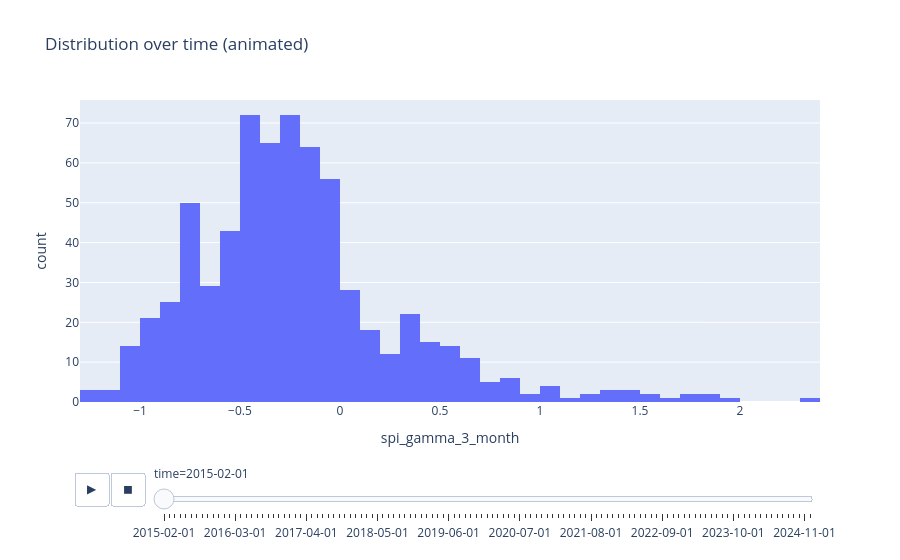

The notebook cell saved with this chart:
### Markdown cell above
## 1-2. Can we find the drought using SPI data?

### Code cell
fig = px.histogram(
    df,
    x="spi_gamma_3_month",
    animation_frame="time",
    nbins=40,
    title="Distribution over time (animated)"
)
fig.show()

### Figure 1 — Plotly figure (JSON) as saved in the notebook; plotly's stock layout.template omitted (floating-point values rounded to 4 significant figures; data arrays with more than 128 entries replaced by an {"elided": "..."} marker saying what was removed)
{"data": [{"bingroup": "x", "hovertemplate": "time=2015-02-01<br>spi_gamma_3_month=%{x}<br>count=%{y}<extra></extra>", "legendgroup": "", "marker": {"color": "#636efa", "pattern": {"shape": ""}}, "name": "", "nbinsx": 40, "orientation": "v", "showlegend": false, "type": "histogram", "x": {"elided": "672 float values"}, "xaxis": "x", "yaxis": "y"}], "layout": {"barmode": "relative", "legend": {"tracegroupgap": 0}, "sliders": [{"active": 0, "currentvalue": {"prefix": "time="}, "len": 0.9, "pad": {"b": 10, "t": 60}, "steps": [{"args": [["2015-02-01"], {"frame": {"duration": 0, "redraw": true}, "fromcurrent": true, "mode": "immediate", "transition": {"duration": 0, "easing": "linear"}}], "label": "2015-02-01", "method": "animate"}, {"args": [["2015-03-01"], {"frame": {"duration": 0, "redraw": true}, "fromcurrent": true, "mode": "immediate", "transition": {"duration": 0, "easing": "linear"}}], "label": "2015-03-01", "method": "animate"}, {"args": [["2015-04-01"], {"frame": {"duration": 0, "redraw": true}, "fromcurrent": true, "mode": "immediate", "transition": {"duration": 0, "easing": "linear"}}], "label": "2015-04-01", "method": "animate"}, {"args": [["2015-05-01"], {"frame": {"duration": 0, "redraw": true}, "fromcurrent": true, "mode": "immediate", "transition": {"duration": 0, "easing": "linear"}}], "label": "2015-05-01", "method": "animate"}, {"args": [["2015-06-01"], {"frame": {"duration": 0, "redraw": true}, "fromcurrent": true, "mode": "immediate", "transition": {"duration": 0, "easing": "linear"}}], "label": "2015-06-01", "method": "animate"}, {"args": [["2015-07-01"], {"frame": {"duration": 0, "redraw": true}, "fromcurrent": true, "mode": "immediate", "transition": {"duration": 0, "easing": "linear"}}], "label": "2015-07-01", "method": "animate"}, {"args": [["2015-08-01"], {"frame": {"duration": 0, "redraw": true}, "fromcurrent": true, "mode": "immediate", "transition": {"duration": 0, "easing": "linear"}}], "label": "2015-08-01", "method": "animate"}, {"args": [["2015-09-01"], {"frame": {"duration": 0, "redraw": true}, "fromcurrent": true, "mode": "immediate", "transition": {"duration": 0, "easing": "linear"}}], "label": "2015-09-01", "method": "animate"}, {"args": [["2015-10-01"], {"frame": {"duration": 0, "redraw": true}, "fromcurrent": true, "mode": "immediate", "transition": {"duration": 0, "easing": "linear"}}], "label": "2015-10-01", "method": "animate"}, {"args": [["2015-11-01"], {"frame": {"duration": 0, "redraw": true}, "fromcurrent": true, "mode": "immediate", "transition": {"duration": 0, "easing": "linear"}}], "label": "2015-11-01", "method": "animate"}, {"args": [["2015-12-01"], {"frame": {"duration": 0, "redraw": true}, "fromcurrent": true, "mode": "immediate", "transition": {"duration": 0, "easing": "linear"}}], "label": "2015-12-01", "method": "animate"}, {"args": [["2016-01-01"], {"frame": {"duration": 0, "redraw": true}, "fromcurrent": true, "mode": "immediate", "transition": {"duration": 0, "easing": "linear"}}], "label": "2016-01-01", "method": "animate"}, {"args": [["2016-02-01"], {"frame": {"duration": 0, "redraw": true}, "fromcurrent": true, "mode": "immediate", "transition": {"duration": 0, "easing": "linear"}}], "label": "2016-02-01", "method": "animate"}, {"args": [["2016-03-01"], {"frame": {"duration": 0, "redraw": true}, "fromcurrent": true, "mode": "immediate", "transition": {"duration": 0, "easing": "linear"}}], "label": "2016-03-01", "method": "animate"}, {"args": [["2016-04-01"], {"frame": {"duration": 0, "redraw": true}, "fromcurrent": true, "mode": "immediate", "transition": {"duration": 0, "easing": "linear"}}], "label": "2016-04-01", "method": "animate"}, {"args": [["2016-05-01"], {"frame": {"duration": 0, "redraw": true}, "fromcurrent": true, "mode": "immediate", "transition": {"duration": 0, "easing": "linear"}}], "label": "2016-05-01", "method": "animate"}, {"args": [["2016-06-01"], {"frame": {"duration": 0, "redraw": true}, "fromcurrent": true, "mode": "immediate", "transition": {"duration": 0, "easing": "linear"}}], "label": "2016-06-01", "method": "animate"}, {"args": [["2016-07-01"], {"frame": {"duration": 0, "redraw": true}, "fromcurrent": true, "mode": "immediate", "transition": {"duration": 0, "easing": "linear"}}], "label": "2016-07-01", "method": "animate"}, {"args": [["2016-08-01"], {"frame": {"duration": 0, "redraw": true}, "fromcurrent": true, "mode": "immediate", "transition": {"duration": 0, "easing": "linear"}}], "label": "2016-08-01", "method": "animate"}, {"args": [["2016-09-01"], {"frame": {"duration": 0, "redraw": true}, "fromcurrent": true, "mode": "immediate", "transition": {"duration": 0, "easing": "linear"}}], "label": "2016-09-01", "method": "animate"}, {"args": [["2016-10-01"], {"frame": {"duration": 0, "redraw": true}, "fromcurrent": true, "mode": "immediate", "transition": {"duration": 0, "easing": "linear"}}], "label": "2016-10-01", "method": "animate"}, {"args": [["2016-11-01"], {"frame": {"duration": 0, "redraw": true}, "fromcurrent": true, "mode": "immediate", "transition": {"duration": 0, "easing": "linear"}}], "label": "2016-11-01", "method": "animate"}, {"args": [["2016-12-01"], {"frame": {"duration": 0, "redraw": true}, "fromcurrent": true, "mode": "immediate", "transition": {"duration": 0, "easing": "linear"}}], "label": "2016-12-01", "method": "animate"}, {"args": [["2017-01-01"], {"frame": {"duration": 0, "redraw": true}, "fromcurrent": true, "mode": "immediate", "transition": {"duration": 0, "easing": "linear"}}], "label": "2017-01-01", "method": "animate"}, {"args": [["2017-02-01"], {"frame": {"duration": 0, "redraw": true}, "fromcurrent": true, "mode": "immediate", "transition": {"duration": 0, "easing": "linear"}}], "label": "2017-02-01", "method": "animate"}, {"args": [["2017-03-01"], {"frame": {"duration": 0, "redraw": true}, "fromcurrent": true, "mode": "immediate", "transition": {"duration": 0, "easing": "linear"}}], "label": "2017-03-01", "method": "animate"}, {"args": [["2017-04-01"], {"frame": {"duration": 0, "redraw": true}, "fromcurrent": true, "mode": "immediate", "transition": {"duration": 0, "easing": "linear"}}], "label": "2017-04-01", "method": "animate"}, {"args": [["2017-05-01"], {"frame": {"duration": 0, "redraw": true}, "fromcurrent": true, "mode": "immediate", "transition": {"duration": 0, "easing": "linear"}}], "label": "2017-05-01", "method": "animate"}, {"args": [["2017-06-01"], {"frame": {"duration": 0, "redraw": true}, "fromcurrent": true, "mode": "immediate", "transition": {"duration": 0, "easing": "linear"}}], "label": "2017-06-01", "method": "animate"}, {"args": [["2017-07-01"], {"frame": {"duration": 0, "redraw": true}, "fromcurrent": true, "mode": "immediate", "transition": {"duration": 0, "easing": "linear"}}], "label": "2017-07-01", "method": "animate"}, {"args": [["2017-08-01"], {"frame": {"duration": 0, "redraw": true}, "fromcurrent": true, "mode": "immediate", "transition": {"duration": 0, "easing": "linear"}}], "label": "2017-08-01", "method": "animate"}, {"args": [["2017-09-01"], {"frame": {"duration": 0, "redraw": true}, "fromcurrent": true, "mode": "immediate", "transition": {"duration": 0, "easing": "linear"}}], "label": "2017-09-01", "method": "animate"}, {"args": [["2017-10-01"], {"frame": {"duration": 0, "redraw": true}, "fromcurrent": true, "mode": "immediate", "transition": {"duration": 0, "easing": "linear"}}], "label": "2017-10-01", "method": "animate"}, {"args": [["2017-11-01"], {"frame": {"duration": 0, "redraw": true}, "fromcurrent": true, "mode": "immediate", "transition": {"duration": 0, "easing": "linear"}}], "label": "2017-11-01", "method": "animate"}, {"args": [["2017-12-01"], {"frame": {"duration": 0, "redraw": true}, "fromcurrent": true, "mode": "immediate", "transition": {"duration": 0, "easing": "linear"}}], "label": "2017-12-01", "method": "animate"}, {"args": [["2018-01-01"], {"frame": {"duration": 0, "redraw": true}, "fromcurrent": true, "mode": "immediate", "transition": {"duration": 0, "easing": "linear"}}], "label": "2018-01-01", "method": "animate"}, {"args": [["2018-02-01"], {"frame": {"duration": 0, "redraw": true}, "fromcurrent": true, "mode": "immediate", "transition": {"duration": 0, "easing": "linear"}}], "label": "2018-02-01", "method": "animate"}, {"args": [["2018-03-01"], {"frame": {"duration": 0, "redraw": true}, "fromcurrent": true, "mode": "immediate", "transition": {"duration": 0, "easing": "linear"}}], "label": "2018-03-01", "method": "animate"}, {"args": [["2018-04-01"], {"frame": {"duration": 0, "redraw": true}, "fromcurrent": true, "mode": "immediate", "transition": {"duration": 0, "easing": "linear"}}], "label": "2018-04-01", "method": "animate"}, {"args": [["2018-05-01"], {"frame": {"duration": 0, "redraw": true}, "fromcurrent": true, "mode": "immediate", "transition": {"duration": 0, "easing": "linear"}}], "label": "2018-05-01", "method": "animate"}, {"args": [["2018-06-01"], {"frame": {"duration": 0, "redraw": true}, "fromcurrent": true, "mode": "immediate", "transition": {"duration": 0, "easing": "linear"}}], "label": "2018-06-01", "method": "animate"}, {"args": [["2018-07-01"], {"frame": {"duration": 0, "redraw": true}, "fromcurrent": true, "mode": "immediate", "transition": {"duration": 0, "easing": "linear"}}], "label": "2018-07-01", "method": "animate"}, {"args": [["2018-08-01"], {"frame": {"duration": 0, "redraw": true}, "fromcurrent": true, "mode": "immediate", "transition": {"duration": 0, "easing": "linear"}}], "label": "2018-08-01", "method": "animate"}, {"args": [["2018-09-01"], {"frame": {"duration": 0, "redraw": true}, "fromcurrent": true, "mode": "immediate", "transition": {"duration": 0, "easing": "linear"}}], "label": "2018-09-01", "method": "animate"}, {"args": [["2018-10-01"], {"frame": {"duration": 0, "redraw": true}, "fromcurrent": true, "mode": "immediate", "transition": {"duration": 0, "easing": "linear"}}], "label": "2018-10-01", "method": "animate"}, {"args": [["2018-11-01"], {"frame": {"duration": 0, "redraw": true}, "fromcurrent": true, "mode": "immediate", "transition": {"duration": 0, "easing": "linear"}}], "label": "2018-11-01", "method": "animate"}, {"args": [["2018-12-01"], {"frame": {"duration": 0, "redraw": true}, "fromcurrent": true, "mode": "immediate", "transition": {"duration": 0, "easing": "linear"}}], "label": "2018-12-01", "method": "animate"}, {"args": [["2019-01-01"], {"frame": {"duration": 0, "redraw": true}, "fromcurrent": true, "mode": "immediate", "transition": {"duration": 0, "easing": "linear"}}], "label": "2019-01-01", "method": "animate"}, {"args": [["2019-02-01"], {"frame": {"duration": 0, "redraw": true}, "fromcurrent": true, "mode": "immediate", "transition": {"duration": 0, "easing": "linear"}}], "label": "2019-02-01", "method": "animate"}, {"args": [["2019-03-01"], {"frame": {"duration": 0, "redraw": true}, "fromcurrent": true, "mode": "immediate", "transition": {"duration": 0, "easing": "linear"}}], "label": "2019-03-01", "method": "animate"}, {"args": [["2019-04-01"], {"frame": {"duration": 0, "redraw": true}, "fromcurrent": true, "mode": "immediate", "transition": {"duration": 0, "easing": "linear"}}], "label": "2019-04-01", "method": "animate"}, {"args": [["2019-05-01"], {"frame": {"duration": 0, "redraw": true}, "fromcurrent": true, "mode": "immediate", "transition": {"duration": 0, "easing": "linear"}}], "label": "2019-05-01", "method": "animate"}, {"args": [["2019-06-01"], {"frame": {"duration": 0, "redraw": true}, "fromcurrent": true, "mode": "immediate", "transition": {"duration": 0, "easing": "linear"}}], "label": "2019-06-01", "method": "animate"}, {"args": [["2019-07-01"], {"frame": {"duration": 0, "redraw": true}, "fromcurrent": true, "mode": "immediate", "transition": {"duration": 0, "easing": "linear"}}], "label": "2019-07-01", "method": "animate"}, {"args": [["2019-08-01"], {"frame": {"duration": 0, "redraw": true}, "fromcurrent": true, "mode": "immediate", "transition": {"duration": 0, "easing": "linear"}}], "label": "2019-08-01", "method": "animate"}, {"args": [["2019-09-01"], {"frame": {"duration": 0, "redraw": true}, "fromcurrent": true, "mode": "immediate", "transition": {"duration": 0, "easing": "linear"}}], "label": "2019-09-01", "method": "animate"}, {"args": [["2019-10-01"], {"frame": {"duration": 0, "redraw": true}, "fromcurrent": true, "mode": "immediate", "transition": {"duration": 0, "easing": "linear"}}], "label": "2019-10-01", "method": "animate"}, {"args": [["2019-11-01"], {"frame": {"duration": 0, "redraw": true}, "fromcurrent": true, "mode": "immediate", "transition": {"duration": 0, "easing": "linear"}}], "label": "2019-11-01", "method": "animate"}, {"args": [["2019-12-01"], {"frame": {"duration": 0, "redraw": true}, "fromcurrent": true, "mode": "immediate", "transition": {"duration": 0, "easing": "linear"}}], "label": "2019-12-01", "method": "animate"}, {"args": [["2020-01-01"], {"frame": {"duration": 0, "redraw": true}, "fromcurrent": true, "mode": "immediate", "transition": {"duration": 0, "easing": "linear"}}], "label": "2020-01-01", "method": "animate"}, {"args": [["2020-02-01"], {"frame": {"duration": 0, "redraw": true}, "fromcurrent": true, "mode": "immediate", "transition": {"duration": 0, "easing": "linear"}}], "label": "2020-02-01", "method": "animate"}, {"args": [["2020-03-01"], {"frame": {"duration": 0, "redraw": true}, "fromcurrent": true, "mode": "immediate", "transition": {"duration": 0, "easing": "linear"}}], "label": "2020-03-01", "method": "animate"}, {"args": [["2020-04-01"], {"frame": {"duration": 0, "redraw": true}, "fromcurrent": true, "mode": "immediate", "transition": {"duration": 0, "easing": "linear"}}], "label": "2020-04-01", "method": "animate"}, {"args": [["2020-05-01"], {"frame": {"duration": 0, "redraw": true}, "fromcurrent": true, "mode": "immediate", "transition": {"duration": 0, "easing": "linear"}}], "label": "2020-05-01", "method": "animate"}, {"args": [["2020-06-01"], {"frame": {"duration": 0, "redraw": true}, "fromcurrent": true, "mode": "immediate", "transition": {"duration": 0, "easing": "linear"}}], "label": "2020-06-01", "method": "animate"}, {"args": [["2020-07-01"], {"frame": {"duration": 0, "redraw": true}, "fromcurrent": true, "mode": "immediate", "transition": {"duration": 0, "easing": "linear"}}], "label": "2020-07-01", "method": "animate"}, {"args": [["2020-08-01"], {"frame": {"duration": 0, "redraw": true}, "fromcurrent": true, "mode": "immediate", "transition": {"duration": 0, "easing": "linear"}}], "label": "2020-08-01", "method": "animate"}, {"args": [["2020-09-01"], {"frame": {"duration": 0, "redraw": true}, "fromcurrent": true, "mode": "immediate", "transition": {"duration": 0, "easing": "linear"}}], "label": "2020-09-01", "method": "animate"}, {"args": [["2020-10-01"], {"frame": {"duration": 0, "redraw": true}, "fromcurrent": true, "mode": "immediate", "transition": {"duration": 0, "easing": "linear"}}], "label": "2020-10-01", "method": "animate"}, {"args": [["2020-11-01"], {"frame": {"duration": 0, "redraw": true}, "fromcurrent": true, "mode": "immediate", "transition": {"duration": 0, "easing": "linear"}}], "label": "2020-11-01", "method": "animate"}, {"args": [["2020-12-01"], {"frame": {"duration": 0, "redraw": true}, "fromcurrent": true, "mode": "immediate", "transition": {"duration": 0, "easing": "linear"}}], "label": "2020-12-01", "method": "animate"}, {"args": [["2021-01-01"], {"frame": {"duration": 0, "redraw": true}, "fromcurrent": true, "mode": "immediate", "transition": {"duration": 0, "easing": "linear"}}], "label": "2021-01-01", "method": "animate"}, {"args": [["2021-02-01"], {"frame": {"duration": 0, "redraw": true}, "fromcurrent": true, "mode": "immediate", "transition": {"duration": 0, "easing": "linear"}}], "label": "2021-02-01", "method": "animate"}, {"args": [["2021-03-01"], {"frame": {"duration": 0, "redraw": true}, "fromcurrent": true, "mode": "immediate", "transition": {"duration": 0, "easing": "linear"}}], "label": "2021-03-01", "method": "animate"}, {"args": [["2021-04-01"], {"frame": {"duration": 0, "redraw": true}, "fromcurrent": true, "mode": "immediate", "transition": {"duration": 0, "easing": "linear"}}], "label": "2021-04-01", "method": "animate"}, {"args": [["2021-05-01"], {"frame": {"duration": 0, "redraw": true}, "fromcurrent": true, "mode": "immediate", "transition": {"duration": 0, "easing": "linear"}}], "label": "2021-05-01", "method": "animate"}, {"args": [["2021-06-01"], {"frame": {"duration": 0, "redraw": true}, "fromcurrent": true, "mode": "immediate", "transition": {"duration": 0, "easing": "linear"}}], "label": "2021-06-01", "method": "animate"}, {"args": [["2021-07-01"], {"frame": {"duration": 0, "redraw": true}, "fromcurrent": true, "mode": "immediate", "transition": {"duration": 0, "easing": "linear"}}], "label": "2021-07-01", "method": "animate"}, {"args": [["2021-08-01"], {"frame": {"duration": 0, "redraw": true}, "fromcurrent": true, "mode": "immediate", "transition": {"duration": 0, "easing": "linear"}}], "label": "2021-08-01", "method": "animate"}, {"args": [["2021-09-01"], {"frame": {"duration": 0, "redraw": true}, "fromcurrent": true, "mode": "immediate", "transition": {"duration": 0, "easing": "linear"}}], "label": "2021-09-01", "method": "animate"}, {"args": [["2021-10-01"], {"frame": {"duration": 0, "redraw": true}, "fromcurrent": true, "mode": "immediate", "transition": {"duration": 0, "easing": "linear"}}], "label": "2021-10-01", "method": "animate"}, {"args": [["2021-11-01"], {"frame": {"duration": 0, "redraw": true}, "fromcurrent": true, "mode": "immediate", "transition": {"duration": 0, "easing": "linear"}}], "label": "2021-11-01", "method": "animate"}, {"args": [["2021-12-01"], {"frame": {"duration": 0, "redraw": true}, "fromcurrent": true, "mode": "immediate", "transition": {"duration": 0, "easing": "linear"}}], "label": "2021-12-01", "method": "animate"}, {"args": [["2022-01-01"], {"frame": {"duration": 0, "redraw": true}, "fromcurrent": true, "mode": "immediate", "transition": {"duration": 0, "easing": "linear"}}], "label": "2022-01-01", "method": "animate"}, {"args": [["2022-02-01"], {"frame": {"duration": 0, "redraw": true}, "fromcurrent": true, "mode": "immediate", "transition": {"duration": 0, "easing": "linear"}}], "label": "2022-02-01", "method": "animate"}, {"args": [["2022-03-01"], {"frame": {"duration": 0, "redraw": true}, "fromcurrent": true, "mode": "immediate", "transition": {"duration": 0, "easing": "linear"}}], "label": "2022-03-01", "method": "animate"}, {"args": [["2022-04-01"], {"frame": {"duration": 0, "redraw": true}, "fromcurrent": true, "mode": "immediate", "transition": {"duration": 0, "easing": "linear"}}], "label": "2022-04-01", "method": "animate"}, {"args": [["2022-05-01"], {"frame": {"duration": 0, "redraw": true}, "fromcurrent": true, "mode": "immediate", "transition": {"duration": 0, "easing": "linear"}}], "label": "2022-05-01", "method": "animate"}, {"args": [["2022-06-01"], {"frame": {"duration": 0, "redraw": true}, "fromcurrent": true, "mode": "immediate", "transition": {"duration": 0, "easing": "linear"}}], "label": "2022-06-01", "method": "animate"}, {"args": [["2022-07-01"], {"frame": {"duration": 0, "redraw": true}, "fromcurrent": true, "mode": "immediate", "transition": {"duration": 0, "easing": "linear"}}], "label": "2022-07-01", "method": "animate"}, {"args": [["2022-08-01"], {"frame": {"duration": 0, "redraw": true}, "fromcurrent": true, "mode": "immediate", "transition": {"duration": 0, "easing": "linear"}}], "label": "2022-08-01", "method": "animate"}, {"args": [["2022-09-01"], {"frame": {"duration": 0, "redraw": true}, "fromcurrent": true, "mode": "immediate", "transition": {"duration": 0, "easing": "linear"}}], "label": "2022-09-01", "method": "animate"}, {"args": [["2022-10-01"], {"frame": {"duration": 0, "redraw": true}, "fromcurrent": true, "mode": "immediate", "transition": {"duration": 0, "easing": "linear"}}], "label": "2022-10-01", "method": "animate"}, {"args": [["2022-11-01"], {"frame": {"duration": 0, "redraw": true}, "fromcurrent": true, "mode": "immediate", "transition": {"duration": 0, "easing": "linear"}}], "label": "2022-11-01", "method": "animate"}, {"args": [["2022-12-01"], {"frame": {"duration": 0, "redraw": true}, "fromcurrent": true, "mode": "immediate", "transition": {"duration": 0, "easing": "linear"}}], "label": "2022-12-01", "method": "animate"}, {"args": [["2023-01-01"], {"frame": {"duration": 0, "redraw": true}, "fromcurrent": true, "mode": "immediate", "transition": {"duration": 0, "easing": "linear"}}], "label": "2023-01-01", "method": "animate"}, {"args": [["2023-02-01"], {"frame": {"duration": 0, "redraw": true}, "fromcurrent": true, "mode": "immediate", "transition": {"duration": 0, "easing": "linear"}}], "label": "2023-02-01", "method": "animate"}, {"args": [["2023-03-01"], {"frame": {"duration": 0, "redraw": true}, "fromcurrent": true, "mode": "immediate", "transition": {"duration": 0, "easing": "linear"}}], "label": "2023-03-01", "method": "animate"}, {"args": [["2023-04-01"], {"frame": {"duration": 0, "redraw": true}, "fromcurrent": true, "mode": "immediate", "transition": {"duration": 0, "easing": "linear"}}], "label": "2023-04-01", "method": "animate"}, {"args": [["2023-05-01"], {"frame": {"duration": 0, "redraw": true}, "fromcurrent": true, "mode": "immediate", "transition": {"duration": 0, "easing": "linear"}}], "label": "2023-05-01", "method": "animate"}, {"args": [["2023-06-01"], {"frame": {"duration": 0, "redraw": true}, "fromcurrent": true, "mode": "immediate", "transition": {"duration": 0, "easing": "linear"}}], "label": "2023-06-01", "method": "animate"}, {"args": [["2023-07-01"], {"frame": {"duration": 0, "redraw": true}, "fromcurrent": true, "mode": "immediate", "transition": {"duration": 0, "easing": "linear"}}], "label": "2023-07-01", "method": "animate"}, {"args": [["2023-08-01"], {"frame": {"duration": 0, "redraw": true}, "fromcurrent": true, "mode": "immediate", "transition": {"duration": 0, "easing": "linear"}}], "label": "2023-08-01", "method": "animate"}, {"args": [["2023-09-01"], {"frame": {"duration": 0, "redraw": true}, "fromcurrent": true, "mode": "immediate", "transition": {"duration": 0, "easing": "linear"}}], "label": "2023-09-01", "method": "animate"}, {"args": [["2023-10-01"], {"frame": {"duration": 0, "redraw": true}, "fromcurrent": true, "mode": "immediate", "transition": {"duration": 0, "easing": "linear"}}], "label": "2023-10-01", "method": "animate"}, {"args": [["2023-11-01"], {"frame": {"duration": 0, "redraw": true}, "fromcurrent": true, "mode": "immediate", "transition": {"duration": 0, "easing": "linear"}}], "label": "2023-11-01", "method": "animate"}, {"args": [["2023-12-01"], {"frame": {"duration": 0, "redraw": true}, "fromcurrent": true, "mode": "immediate", "transition": {"duration": 0, "easing": "linear"}}], "label": "2023-12-01", "method": "animate"}, {"args": [["2024-01-01"], {"frame": {"duration": 0, "redraw": true}, "fromcurrent": true, "mode": "immediate", "transition": {"duration": 0, "easing": "linear"}}], "label": "2024-01-01", "method": "animate"}, {"args": [["2024-02-01"], {"frame": {"duration": 0, "redraw": true}, "fromcurrent": true, "mode": "immediate", "transition": {"duration": 0, "easing": "linear"}}], "label": "2024-02-01", "method": "animate"}, {"args": [["2024-03-01"], {"frame": {"duration": 0, "redraw": true}, "fromcurrent": true, "mode": "immediate", "transition": {"duration": 0, "easing": "linear"}}], "label": "2024-03-01", "method": "animate"}, {"args": [["2024-04-01"], {"frame": {"duration": 0, "redraw": true}, "fromcurrent": true, "mode": "immediate", "transition": {"duration": 0, "easing": "linear"}}], "label": "2024-04-01", "method": "animate"}, {"args": [["2024-05-01"], {"frame": {"duration": 0, "redraw": true}, "fromcurrent": true, "mode": "immediate", "transition": {"duration": 0, "easing": "linear"}}], "label": "2024-05-01", "method": "animate"}, {"args": [["2024-06-01"], {"frame": {"duration": 0, "redraw": true}, "fromcurrent": true, "mode": "immediate", "transition": {"duration": 0, "easing": "linear"}}], "label": "2024-06-01", "method": "animate"}, {"args": [["2024-07-01"], {"frame": {"duration": 0, "redraw": true}, "fromcurrent": true, "mode": "immediate", "transition": {"duration": 0, "easing": "linear"}}], "label": "2024-07-01", "method": "animate"}, {"args": [["2024-08-01"], {"frame": {"duration": 0, "redraw": true}, "fromcurrent": true, "mode": "immediate", "transition": {"duration": 0, "easing": "linear"}}], "label": "2024-08-01", "method": "animate"}, {"args": [["2024-09-01"], {"frame": {"duration": 0, "redraw": true}, "fromcurrent": true, "mode": "immediate", "transition": {"duration": 0, "easing": "linear"}}], "label": "2024-09-01", "method": "animate"}, {"args": [["2024-10-01"], {"frame": {"duration": 0, "redraw": true}, "fromcurrent": true, "mode": "immediate", "transition": {"duration": 0, "easing": "linear"}}], "label": "2024-10-01", "method": "animate"}, {"args": [["2024-11-01"], {"frame": {"duration": 0, "redraw": true}, "fromcurrent": true, "mode": "immediate", "transition": {"duration": 0, "easing": "linear"}}], "label": "2024-11-01", "method": "animate"}, {"args": [["2024-12-01"], {"frame": {"duration": 0, "redraw": true}, "fromcurrent": true, "mode": "immediate", "transition": {"duration": 0, "easing": "linear"}}], "label": "2024-12-01", "method": "animate"}], "x": 0.1, "xanchor": "left", "y": 0, "yanchor": "top"}], "title": {"text": "Distribution over time (animated)"}, "updatemenus": [{"buttons": [{"args": [null, {"frame": {"duration": 500, "redraw": true}, "fromcurrent": true, "mode": "immediate", "transition": {"duration": 500, "easing": "linear"}}], "label": "&#9654;", "method": "animate"}, {"args": [[null], {"frame": {"duration": 0, "redraw": true}, "fromcurrent": true, "mode": "immediate", "transition": {"duration": 0, "easing": "linear"}}], "label": "&#9724;", "method": "animate"}], "direction": "left", "pad": {"r": 10, "t": 70}, "showactive": false, "type": "buttons", "x": 0.1, "xanchor": "right", "y": 0, "yanchor": "top"}], "xaxis": {"anchor": "y", "domain": [0, 1], "title": {"text": "spi_gamma_3_month"}}, "yaxis": {"anchor": "x", "domain": [0, 1], "title": {"text": "count"}}}}
